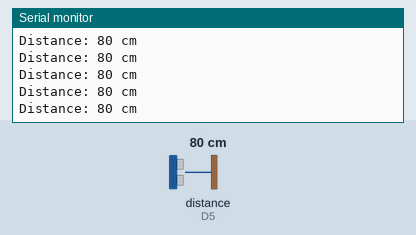
The program below on a simulated ESP8266 (NodeMCU). Shown: the last lines printed to the serial monitor. The inputs (shaded band) are chosen by the test bench; at power-on: distance to the obstacle (sensor on D5) 80 cm. The echo pulse lasts 58.3 µs per cm.

Above: at 1.2 s.
1.3 s: distance to the obstacle (sensor on D5) set to 2 cm
At 1.68 s:
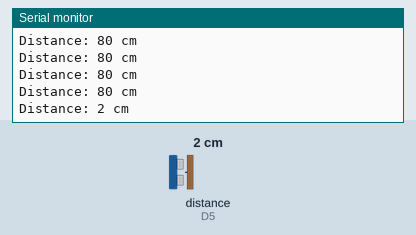
2.8 s: distance to the obstacle (sensor on D5) set to 4 cm
At 2.84 s:
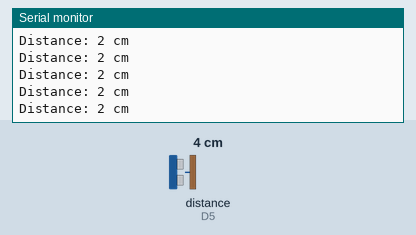
Timing chart, 0 to 5.8 s (numbered marks = the images above; inputs shaded):
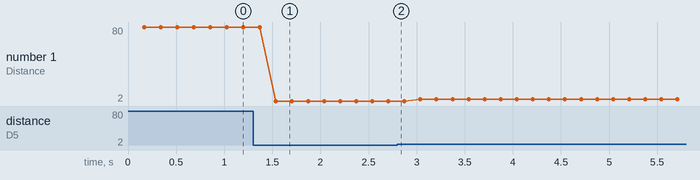

Measured:
- after the input at 1.3 s, the serial monitor: prints a new line after 0.24 s (image 1)
- plotted number 1: 80 → 2 after the input at 1.3 s, 2 → 4 after the input at 2.8 s

The program:

main.cpp
```cpp
#include <Arduino.h>

#include <NewPing.h>

// Define the pins for trigger and echo
#define TRIGGER_PIN  D6
#define ECHO_PIN     D5

// Maximum distance to measure (in cm)
#define MAX_DISTANCE 200

// Create a NewPing object with the trigger and echo pins
NewPing sonar(TRIGGER_PIN, ECHO_PIN, MAX_DISTANCE);

void setup() {
  Serial.begin(9600);
}

void loop() {
  delay(50); // Wait between measurements for stability

  // Send a ping and get the duration of the echo
  unsigned int duration = sonar.ping_median();

  // Calculate distance in centimeters
  // Speed of sound is approximately 29 microseconds per centimeter
  // Divide by 2 for the time it takes to travel to the object and back
  int distance_cm = duration / 29 / 2;

  // Print the distance to the Serial Monitor
  Serial.print("Distance: ");
  Serial.print(distance_cm);
  Serial.println(" cm");
}
```
